Frame 1 (no input): blank canvas, image omitted
Frame 60 (the mouse pressed at the canvas centre just before this capture): blank canvas, image omitted
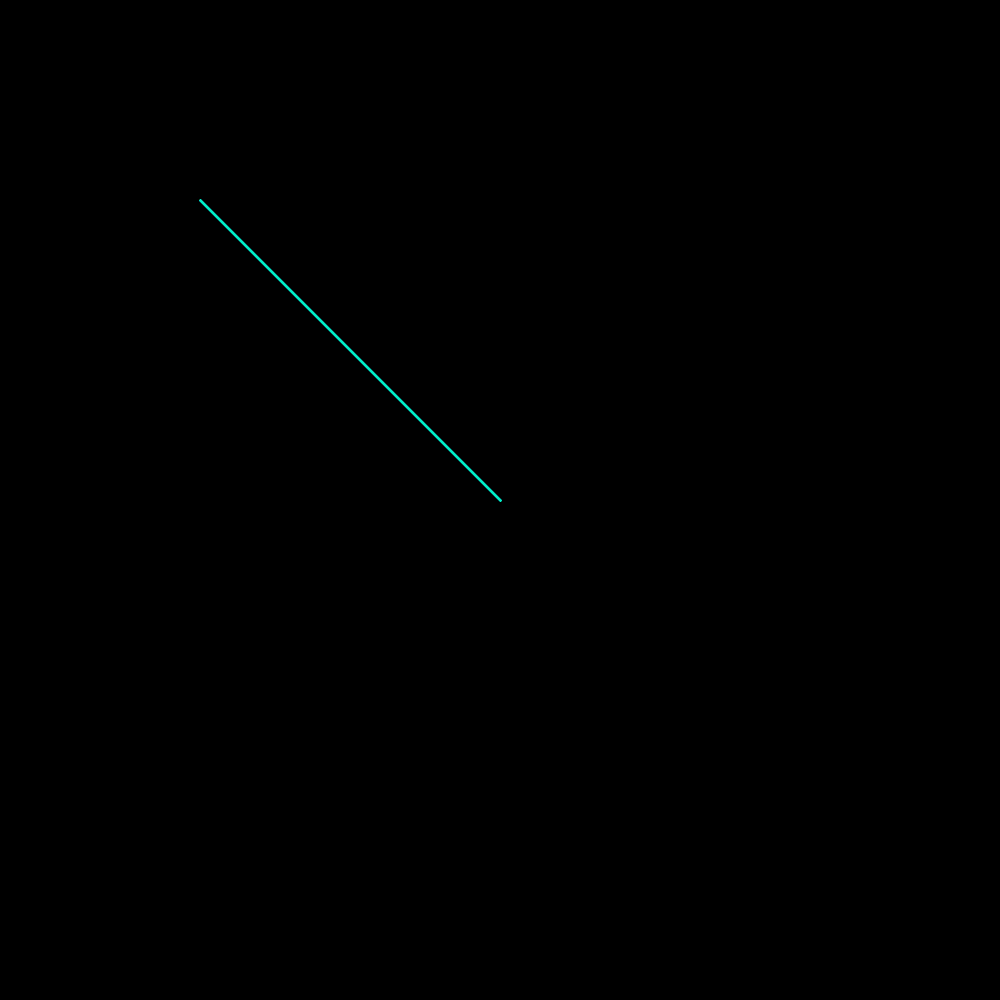
Frame 120 (the mouse held since frame 60 and released just before this capture)

The Processing sketch whose frames 1 and 60 were blank and that drew this single picture after the mouse press (run headless with seeded random() and noise(); from frame 60 on, the mouse is pressed at the canvas centre):

// Processing sketch: processing_35491
// ── processing_35491.pde


float cor, tamanho; //grava um comando, se chama variavel

color cor1, cor2, cor3, cor4, cor5;
color corAtual;

void setup() { //faz o movimento repetir somente uma vez
  size(1000,1000); //largura*altura)(horizontal,vertical)
  smooth(); // suaviza o traço
  cor=110;

  background(0,0,0); //cor do fundo
  tamanho=200;
  
  cor1 = color(0,250,200,30);
  cor2 = color(150,130,255,10);
  cor3 = color(200,200,200,20);

  corAtual = cor1;
}

void draw() { 
smooth();
stroke(255,255,255,20);
  if (mousePressed) {

    //if(mouseButton == LEFT) {
      strokeWeight(2);
      stroke(corAtual);
      line(mouseX,mouseY,tamanho,tamanho);
    //}

    //if (mouseButton == RIGHT) {
      //strokeWeight (2);
      //fill(cor2);
      //ellipse(mouseX,mouseY,tamanho,tamanho);
    //}
  }
}

  void keyPressed() {
    
    if (key == '1') {
      corAtual = cor1;
    }
    if (key == '2') {
      corAtual = cor2;
    }
    if (key == '3') {
      corAtual = cor3;
    }

    
    if (key == 's') {
      save("samara" + int(random(200))+".JPG");
    }
  }




                
                
